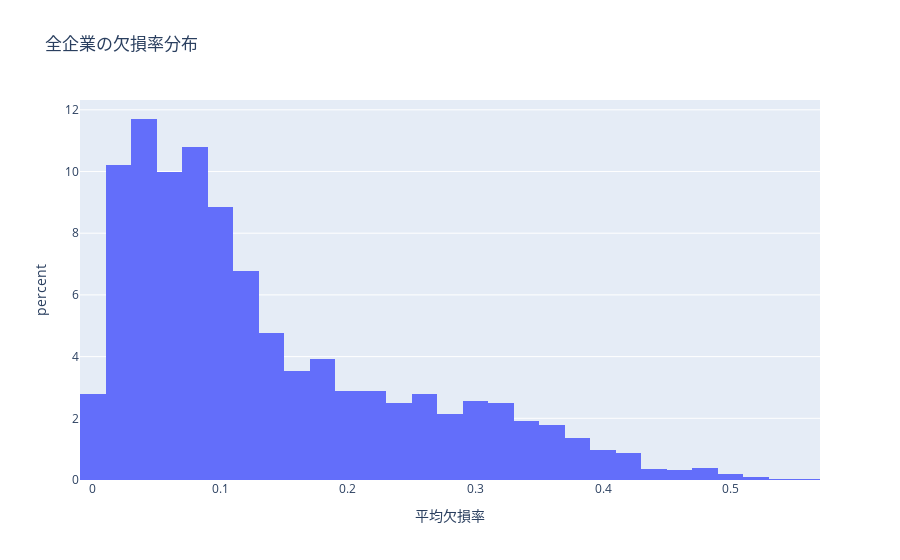

Notebook code for this chart:
### Markdown cell above
### ☑️ 企業コードごとの欠損率の傾向を確認

### Code cell
# コードごとに欠損率を計算
missing_score = (
    df_ALL_DATAs
    .drop("年度",axis=1)
    .groupby("コード")
    .agg(lambda x: x.isnull().mean())  # 各列ごとの欠損率
    .mean(axis=1)                      # 列平均
    .reset_index(name="平均欠損率")
)
#display(missing_score)
fig = px.histogram(missing_score, x="平均欠損率",nbins=50,
    title="全企業の欠損率分布", labels={"平均欠損率": "平均欠損率"},histnorm="percent")
fig.show()

### Figure 1 — Plotly figure (JSON) as saved in the notebook; plotly's stock layout.template omitted (floating-point values rounded to 4 significant figures; data arrays with more than 128 entries replaced by an {"elided": "..."} marker saying what was removed)
{"data": [{"bingroup": "x", "histnorm": "percent", "hovertemplate": "平均欠損率=%{x}<br>percent=%{y}<extra></extra>", "legendgroup": "", "marker": {"color": "#636efa", "pattern": {"shape": ""}}, "name": "", "nbinsx": 50, "orientation": "v", "showlegend": false, "type": "histogram", "x": {"elided": "4461 float values"}, "xaxis": "x", "yaxis": "y"}], "layout": {"barmode": "relative", "legend": {"tracegroupgap": 0}, "title": {"text": "全企業の欠損率分布"}, "xaxis": {"anchor": "y", "domain": [0, 1], "title": {"text": "平均欠損率"}}, "yaxis": {"anchor": "x", "domain": [0, 1], "title": {"text": "percent"}}}}
